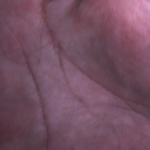
#> input picture dataset_palm/test/0002_0009.bmp, 150 x 150 px
$ python -i PROIE.py   (imports and definitions only)   (older library calls are emulated)
#> lines starting #> are read from the running program, lines starting #| are printed output that depends on the picture; after the words box and inside, x2 and y2 are one past the last pixel; in counts of white or black regions, pixels touching at a corner belong together
# -*- coding: UTF-8 -*-

import cv2
import matplotlib.pyplot as plt
import numpy as np
import imutils

class PROIE():

    def __init__(self):
        #####
        pass

    # PRIVATE METHODS

    def _threshold(self):
        #####
        self.blur_img = cv2.GaussianBlur(self.in_img_g, (5, 5), 0)
        _, self.thresh_img = cv2.threshold(
            self.blur_img, 0, 255, cv2.THRESH_BINARY + cv2.THRESH_OTSU)

    def _contours(self):
        #####
        self.contours, _ = cv2.findContours(
            self.thresh_img, cv2.RETR_TREE, cv2.CHAIN_APPROX_NONE)
        self.contours = self.contours[0]
        self.contour_img = self.in_img_c.copy()
        self.contour_img = cv2.drawContours(
            self.contour_img, [self.contours], 0, (255, 0, 0), 2)

    def _landmarks(self):
        #####
        M = cv2.moments(self.thresh_img)
        x_c = M['m10'] // M['m00']
        y_c = M['m01'] // M['m00']
        self.center_point = {"x": x_c, "y": y_c}
        self.contours = self.contours.reshape(-1, 2)
        left_id = np.argmin(self.contours.sum(-1))
        self.contours = np.concatenate(
            [self.contours[left_id:, :], self.contours[:left_id, :]])
        dist_c = np.sqrt(np.square(
            self.contours-[self.center_point["x"], self.center_point["y"]]).sum(-1))
        f = np.fft.rfft(dist_c)
        cutoff = 15
        f_new = np.concatenate([f[:cutoff], 0*f[cutoff:]])
        dist_c_1 = np.fft.irfft(f_new)
        derivative = np.diff(dist_c_1)
        sign_change = np.diff(np.sign(derivative))/2
        self.landmarks = {"x": [], "y": []}
        for landmark in self.contours[np.where(sign_change > 0)[0]]:
            self.landmarks["x"].append(landmark[0])
            self.landmarks["y"].append(landmark[1])

    def _landmarks_select(self):
        #####
        y_rank = np.array(np.argsort(self.landmarks["y"]))
        self.landmarks_selected = {"x": np.array(self.landmarks["x"])[
            y_rank][:3], "y": np.array(self.landmarks["y"])[y_rank][:3]}

        x_rank = np.array(np.argsort(self.landmarks_selected["x"]))
        self.landmarks_selected = {
            "x": self.landmarks_selected["x"][x_rank][[0, 2]], "y": self.landmarks_selected["y"][x_rank][[0, 2]]}

    # [37 lines left out: functions _alignement, _roi_extract, not called in this run]

    # PUBLIC METHODS

    def extract_roi(self, path_in_img, rotate=False):
        #####
#> called with path_in_img = 'dataset_palm/test/0002_0009.bmp', rotate = False
        self.in_img_c = cv2.imread(path_in_img)
#> self.in_img_c is the input picture: shape (150, 150, 3); mean B, G, R 96.7, 79.8, 115.9
        #convert
        self.in_img_c = cv2.cvtColor(self.in_img_c, cv2.COLOR_BGR2GRAY)
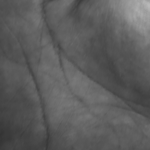
#> self.in_img_c: shape (150, 150); min 51, max 185, mean 92.5

        cv2.imshow("farm", self.in_img_c)
        cv2.waitKey(0)
        #-------------

        if(rotate):
            self.in_img_c = cv2.rotate(self.in_img_c, cv2.ROTATE_90_CLOCKWISE)

        if len(self.in_img_c.shape) == 3:
            self.in_img_g = cv2.cvtColor(self.in_img_c, cv2.COLOR_BGR2GRAY)
        else:
            self.in_img_g = self.in_img_c

        self._threshold()
#> in _threshold, `_, self.thresh_img = cv2.threshold( self.blur_img, 0, 255, cv2.THRESH_..`:
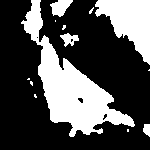
#> self.thresh_img: shape (150, 150); 31.8% white; 13 white regions (8 under 20 px)
        cv2.imshow("farm", self.thresh_img)
        cv2.waitKey(0)
        self._contours()
#> in _contours, `self.contours, _ = cv2.findContours( self.thresh_img, cv2.RETR_TREE, c..`: self.contours = 17 contours, 11 with area under 20; largest, box (x1, y1, x2, y2) and area: (21, 0, 135, 137) 4476, (95, 0, 150, 65) 1850, (50, 0, 73, 17) 210, (60, 33, 79, 47) 121, (143, 124, 150, 137) 54, (77, 97, 84, 104) 25
#> in _contours, `self.contours = self.contours[0]`: self.contours = [[127, 129], [127, 130], [127, 131], [128, 131], [128, 130], [128, 129]]
#> in _contours, `self.contour_img = cv2.drawContours( self.contour_img, [self.contours]..`: self.contour_img: shape (150, 150); 0.07% of pixels changed, all inside (x1, y1, x2, y2) = (126, 128, 130, 133)
        self._landmarks()
#> in _landmarks, `M = cv2.moments(self.thresh_img)`: M = moments, m00 1825545, centre m10/m00, m01/m00 = (86.62, 65.14)
#> in _landmarks, `x_c = M['m10'] // M['m00']`: x_c = 86
#> in _landmarks, `y_c = M['m01'] // M['m00']`: y_c = 65
#> in _landmarks, `self.center_point = {"x": x_c, "y": y_c}`: self.center_point = {'x': 86, 'y': 65}
#> in _landmarks, `left_id = np.argmin(self.contours.sum(-1))`: left_id = 0
#> in _landmarks, `dist_c = np.sqrt(np.square( self.contours-[self.center_point["x"], sel..`: dist_c = [76.01, 76.85, 77.7, 78.23, 77.39, 76.55]
#> in _landmarks, `derivative = np.diff(dist_c_1)`: derivative = [0.844, 0.848, 0.532, -0.842, -0.838]
#> in _landmarks, `sign_change = np.diff(np.sign(derivative))/2`: sign_change = [0, 0, -1, 0]
        self._landmarks_select()
        self._alignement()
        self._roi_extract()
        return self.roi_img

    def save(self, path_out_img):
        #####
        cv2.imwrite(path_out_img, self.roi_img)

    # [48 lines left out: function show_result, not called in this run]

#> (the run stopped early here; a loop or call above may not have finished)

$ run again, on dataset_palm/test/0005_0007.bmp
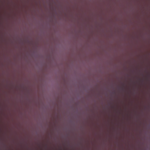
#> input picture dataset_palm/test/0005_0007.bmp, 150 x 150 px
#> in extract_roi, self.in_img_c is the input picture: shape (150, 150, 3); mean B, G, R 78.8, 62.3, 97.9
#> self.in_img_c: shape (150, 150)
#> in _threshold, `_, self.thresh_img = cv2.threshold( self.blur_img, 0, 255, cv2.THRESH_..`:
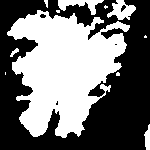
#> self.thresh_img: shape (150, 150); 45.5% white; 11 white regions (5 under 20 px)
#> in _contours, `self.contours, _ = cv2.findContours( self.thresh_img, cv2.RETR_TREE, c..`: self.contours = 15 contours, 8 with area under 20; largest, box (x1, y1, x2, y2) and area: (7, 10, 130, 138) 9065, (107, 0, 136, 20) 295, (58, 0, 104, 15) 250, (144, 124, 150, 150) 80, (120, 4, 127, 13) 28, (39, 13, 47, 19) 26, (10, 48, 19, 57) 24
#> in _contours, `self.contours = self.contours[0]`: self.contours = contour of 53 points, box (x1, y1, x2, y2) (144, 124, 150, 150), area 80
#> in _contours, `self.contour_img = cv2.drawContours( self.contour_img, [self.contours]..`:
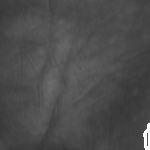
#> self.contour_img: shape (150, 150); min 53, max 255, mean 75.8
#> M = moments, m00 2610435, centre m10/m00, m01/m00 = (66.74, 65.38)
#> x_c = 66
#> y_c = 65
#> self.center_point = {'x': 66, 'y': 65}
#> in _landmarks, `self.contours = self.contours.reshape(-1, 2)`: self.contours = 53 pairs, first value 144 to 149, second value 124 to 149
#> left_id = 0
#> dist_c = 53 values, max 118.1 at index 28, min 101.6 at index 1, mean 109
#> dist_c_1 = 52 values, max 120.1 at index 27, min 103.7 at index 1, mean 111.1
#> derivative = 51 values, max 1.17 at index 22, min -0.846 at index 29, mean 0.0102
#> sign_change = 50 values, max 1 at index 0, min -1 at index 4, mean 0
#> the loop in _landmarks, `for landmark in self.contours[np.where(sign_change > 0)[0]]:` made 2 passes
#> landmark on passes 1 to 2: [149, 124], [147, 130]

$ run again, on dataset_palm/test/0029_0007.bmp
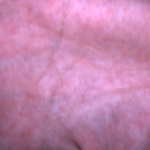
#> input picture dataset_palm/test/0029_0007.bmp, 150 x 150 px
#> in extract_roi, self.in_img_c is the input picture: shape (150, 150, 3); mean B, G, R 174.3, 133.7, 196.2
#> in extract_roi, `self.in_img_c = cv2.cvtColor(self.in_img_c, cv2.COLOR_BGR2GRAY)`:
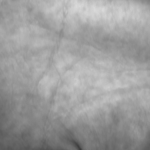
#> self.in_img_c: shape (150, 150); min 58, max 217, mean 157
#> in _threshold, `_, self.thresh_img = cv2.threshold( self.blur_img, 0, 255, cv2.THRESH_..`:
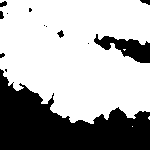
#> self.thresh_img: shape (150, 150); 67.2% white; 13 black regions (7 under 20 px)
#> in _contours, `self.contours, _ = cv2.findContours( self.thresh_img, cv2.RETR_TREE, c..`: self.contours = 12 contours, 10 with area under 20; largest, box (x1, y1, x2, y2) and area: (0, 0, 150, 124) 14806, (56, 29, 65, 39) 40
#> in _contours, `self.contours = self.contours[0]`: self.contours = [[132, 126]]
#> self.contour_img: shape (150, 150); 0.02% of pixels changed, all inside (x1, y1, x2, y2) = (131, 125, 134, 128)
#> M = moments, m00 3853050, centre m10/m00, m01/m00 = (76.65, 54.62)
#> x_c = 76
#> y_c = 54
#> self.center_point = {'x': 76, 'y': 54}
#> left_id = 0
#> dist_c = [91.21]

$ run again, on dataset_palm/test/0035_0008.bmp
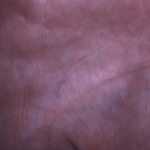
#> input picture dataset_palm/test/0035_0008.bmp, 150 x 150 px
#> in extract_roi, self.in_img_c is the input picture: shape (150, 150, 3); mean B, G, R 106.2, 85, 122.7
#> in extract_roi, `self.in_img_c = cv2.cvtColor(self.in_img_c, cv2.COLOR_BGR2GRAY)`:
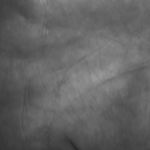
#> self.in_img_c: shape (150, 150); min 40, max 152, mean 98.7
#> in _threshold, `_, self.thresh_img = cv2.threshold( self.blur_img, 0, 255, cv2.THRESH_..`:
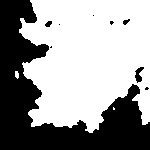
#> self.thresh_img: shape (150, 150); 60.5% white; 9 black regions (5 under 20 px)
#> in _contours, `self.contours, _ = cv2.findContours( self.thresh_img, cv2.RETR_TREE, c..`: self.contours = 11 contours, 7 with area under 20; largest, box (x1, y1, x2, y2) and area: (19, 0, 150, 133) 13422, (134, 66, 145, 84) 98, (44, 20, 53, 28) 39, (122, 18, 131, 26) 34
#> in _contours, `self.contours = self.contours[0]`: self.contours = [[113, 107], [113, 108], [113, 109], [114, 109], [114, 108]]
#> self.contour_img: shape (150, 150); 0.07% of pixels changed, all inside (x1, y1, x2, y2) = (112, 106, 116, 111)
#> M = moments, m00 3471315, centre m10/m00, m01/m00 = (87.44, 58.5)
#> x_c = 87
#> y_c = 58
#> self.center_point = {'x': 87, 'y': 58}
#> left_id = 0
#> dist_c = [55.47, 56.36, 57.25, 57.71, 56.82]
#> dist_c_1 = [69.48, 70.69, 72.03, 71.4]
#> derivative = [1.2, 1.35, -0.632]
#> sign_change = [0, -1]
